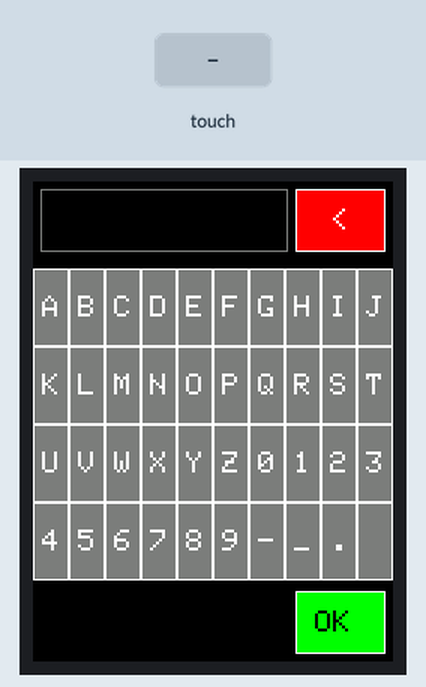
The sketch below on a simulated ESP32. Shown: 240×320 colour display. The inputs (shaded band) are chosen by the test bench. What the sketch prints to the serial monitor is not drawn.

Above: at 3.2 s.
3.3 s: screen touched at 13 % across, 30 % down
At 3.9 s:
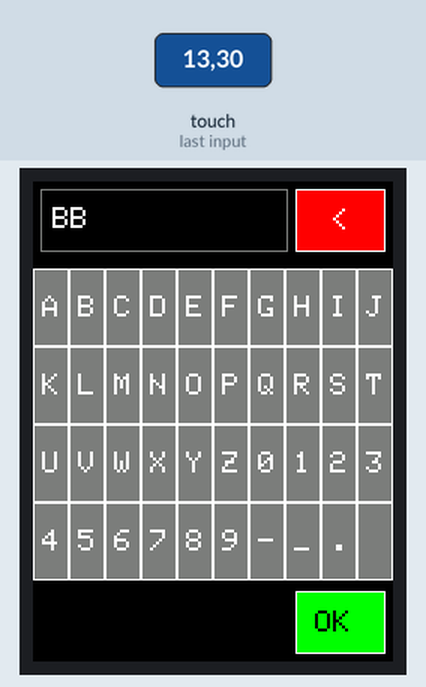
4.9 s: screen touched at 38 % across, 30 % down
At 6.2 s:
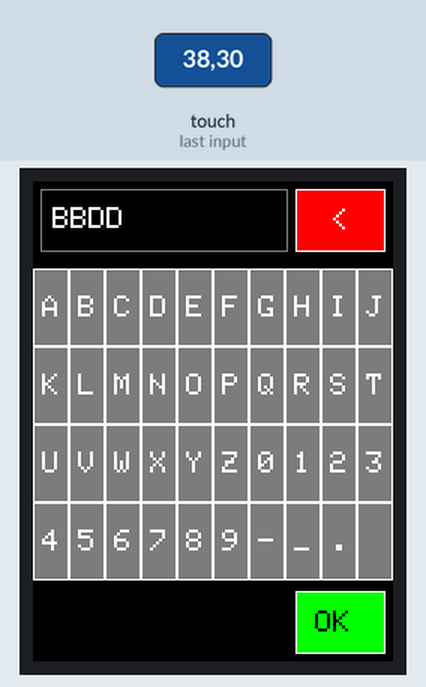
6.5 s: screen touched at 62 % across, 30 % down
At 7.6 s:
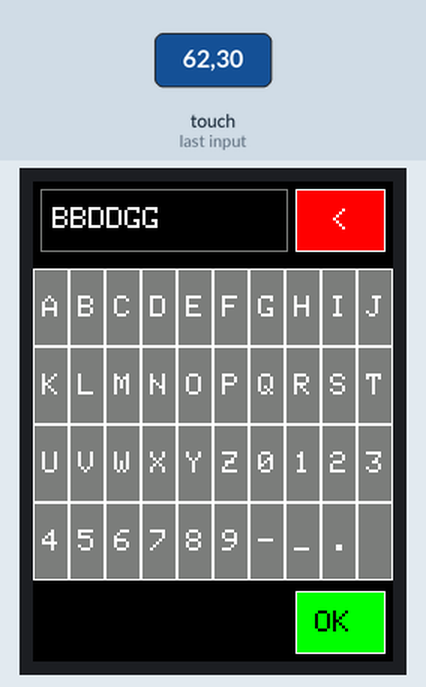
8.1 s: screen touched at 87 % across, 30 % down
At 8.9 s:
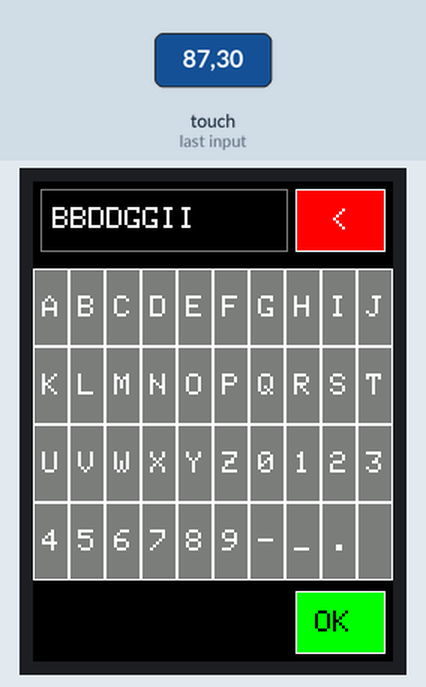
9.7 s: screen touched at 13 % across, 50 % down
At 10.2 s:
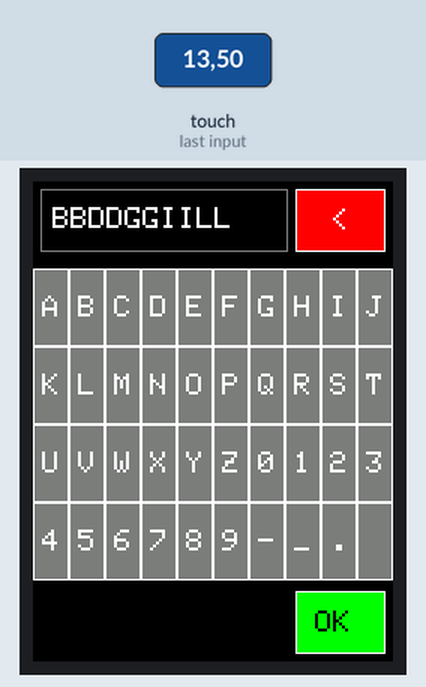
11.3 s: screen touched at 38 % across, 50 % down
At 12.6 s:
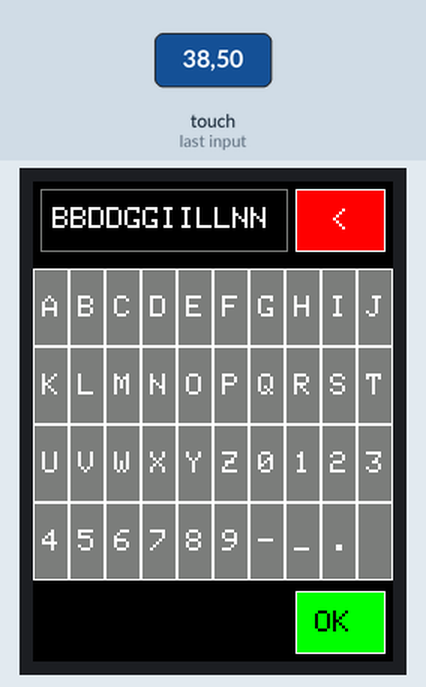
Timing chart, 0 to 13.9 s (numbered marks = the images above; inputs shaded):
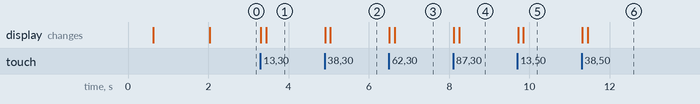

Measured:
- after the input at 3.3 s, the display: first changes at once (image 1 shows a later state)
- after the input at 4.9 s, the display: first changes at once (image 2 shows a later state)
- after the input at 6.5 s, the display: first changes at once (image 3 shows a later state)
- after the input at 8.1 s, the display: first changes at once (image 4 shows a later state)
- after the input at 9.7 s, the display: first changes at once (image 5 shows a later state)
- after the input at 11.3 s, the display: first changes at once (image 6 shows a later state)

The sketch:

KEYBOARD.ino
```cpp
#include <Arduino.h>
#include <TFT_eSPI.h>

#include "config.h"
#include "touch_calibration.h"
#include "keyboard.h"

// ============================================================
// TFT
// ============================================================

TFT_eSPI tft = TFT_eSPI();

// ============================================================
// ETAT
// ============================================================

bool keyboardStarted = false;

// ============================================================
// SETUP
// ============================================================

void setup()
{
    Serial.begin(115200);

    delay(300);

    Serial.println();
    Serial.println();
    Serial.println("================================");
    Serial.println("  3x0c3t BO4RD KEYBOARD");
    Serial.println("================================");

    // ========================================================
    // TFT
    // ========================================================

    Serial.println("[TFT] Initialisation...");

    tft.init();

    tft.setRotation(
        SCREEN_ROTATION
    );

    tft.fillScreen(
        COLOR_BLACK
    );

    Serial.println("[TFT] OK");

    // ========================================================
    // DIAGNOSTIC TFT
    // ========================================================

    Serial.println();
    Serial.println("[TFT] Configuration");

    Serial.print(
        "[TFT] Rotation = "
    );

    Serial.println(
        SCREEN_ROTATION
    );

    Serial.print(
        "[TFT] Taille attendue = "
    );

    Serial.print(
        SCREEN_WIDTH
    );

    Serial.print(
        " x "
    );

    Serial.println(
        SCREEN_HEIGHT
    );

    Serial.print(
        "[TFT] Taille reelle = "
    );

    Serial.print(
        tft.width()
    );

    Serial.print(
        " x "
    );

    Serial.println(
        tft.height()
    );

    if (
        tft.width() == SCREEN_WIDTH &&
        tft.height() == SCREEN_HEIGHT
    )
    {
        Serial.println(
            "[TFT] RESOLUTION OK"
        );
    }
    else
    {
        Serial.println(
            "[TFT] ERREUR RESOLUTION"
        );
    }

    // ========================================================
    // TEST VISUEL
    // ========================================================

    tft.fillScreen(
        COLOR_BLACK
    );

    tft.drawRect(
        0,
        0,
        SCREEN_WIDTH,
        SCREEN_HEIGHT,
        COLOR_WHITE
    );

    // Haut gauche
    tft.fillRect(
        0,
        0,
        20,
        20,
        COLOR_RED
    );

    // Haut droit
    tft.fillRect(
        SCREEN_WIDTH - 20,
        0,
        20,
        20,
        COLOR_GREEN
    );

    // Bas gauche
    tft.fillRect(
        0,
        SCREEN_HEIGHT - 20,
        20,
        20,
        COLOR_BLUE
    );

    // Bas droit
    tft.fillRect(
        SCREEN_WIDTH - 20,
        SCREEN_HEIGHT - 20,
        20,
        20,
        COLOR_YELLOW
    );

    tft.setTextColor(
        COLOR_WHITE,
        COLOR_BLACK
    );

    tft.setTextSize(2);

    tft.setCursor(
        35,
        30
    );

    tft.print(
        "TFT PORTRAIT"
    );

    tft.setCursor(
        35,
        55
    );

    tft.print(
        "ROTATION "
    );

    tft.print(
        SCREEN_ROTATION
    );

    tft.setCursor(
        35,
        80
    );

    tft.print(
        SCREEN_WIDTH
    );

    tft.print(
        " x "
    );

    tft.print(
        SCREEN_HEIGHT
    );

    delay(1200);

    // ========================================================
    // TOUCH
    // ========================================================

    Serial.println();
    Serial.println(
        "[TOUCH] Initialisation..."
    );

    touchCalibrationInit();

    Serial.println(
        "[TOUCH] OK"
    );

    // ========================================================
    // CALIBRATION DIRECTE
    // ========================================================

    Serial.println(
        "[TOUCH] Calibration automatique"
    );

    startTouchCalibration();

    // ========================================================
    // CLAVIER
    // ========================================================

    Serial.println(
        "[KEYBOARD] Initialisation"
    );

    keyboardInit();

    keyboardDraw();

    keyboardStarted = true;

    Serial.println(
        "[KEYBOARD] OK"
    );

    Serial.println();
    Serial.println(
        "[SYSTEM] Pret"
    );
}

// ============================================================
// LOOP
// ============================================================

void loop()
{
    uint16_t x = 0;
    uint16_t y = 0;

    // ========================================================
    // SECURITE
    // ========================================================

    if (!keyboardStarted)
    {
        return;
    }

    // ========================================================
    // TOUCH CALIBRE
    // ========================================================

    if (
        tft.getTouch(
            &x,
            &y,
            TOUCH_THRESHOLD
        )
    )
    {
        Serial.print(
            "[TOUCH] X="
        );

        Serial.print(
            x
        );

        Serial.print(
            " Y="
        );

        Serial.println(
            y
        );

        // ====================================================
        // SECURITE COORDONNEES
        // ====================================================

        if (
            x < SCREEN_WIDTH &&
            y < SCREEN_HEIGHT
        )
        {
            Serial.print(
                "[KEYBOARD TOUCH] X="
            );

            Serial.print(
                x
            );

            Serial.print(
                " Y="
            );

            Serial.println(
                y
            );

            keyboardUpdate(
                (int16_t)x,
                (int16_t)y
            );
        }

        delay(120);
    }
}
```

keyboard.cpp
```cpp
#include "keyboard.h"
#include "config.h"

#include <Arduino.h>
#include <TFT_eSPI.h>

// ============================================================
// TFT
// ============================================================

extern TFT_eSPI tft;

// ============================================================
// ETAT
// ============================================================

static KeyboardMode currentMode =
    KEYBOARD_ALPHA;

static String keyboardText;

// ============================================================
// TOUCHES ALPHA
// ============================================================

static const char* alphaKeys[KEYBOARD_ROWS][KEYBOARD_COLS] =
{
    {
        "A", "B", "C", "D", "E",
        "F", "G", "H", "I", "J"
    },

    {
        "K", "L", "M", "N", "O",
        "P", "Q", "R", "S", "T"
    },

    {
        "U", "V", "W", "X", "Y",
        "Z", "0", "1", "2", "3"
    },

    {
        "4", "5", "6", "7", "8",
        "9", "-", "_", ".", " "
    }
};

// ============================================================
// TOUCHES NUMERIQUES
// ============================================================

static const char* numericKeys[KEYBOARD_ROWS][KEYBOARD_COLS] =
{
    {
        "1", "2", "3", "4", "5",
        "6", "7", "8", "9", "0"
    },

    {
        "-", "+", "*", "/", "=",
        ".", ",", ":", ";", "_"
    },

    {
        "(", ")", "[", "]", "{",
        "}", "<", ">", "%", "#"
    },

    {
        "@", "!", "?", "$", "&",
        "'", "\"", " ", " ", " "
    }
};

// ============================================================
// TOUCHES SYMBOLS
// ============================================================

static const char* symbolKeys[KEYBOARD_ROWS][KEYBOARD_COLS] =
{
    {
        "!", "@", "#", "$", "%",
        "^", "&", "*", "(", ")"
    },

    {
        "-", "_", "+", "=",
        "/", "\\", "|", "<", ">",
        "~"
    },

    {
        "[", "]", "{", "}", "(",
        ")", "'", "\"", "`", "."
    },

    {
        ",", ";", ":", "?",
        " ", " ", " ", " ", " ", " "
    }
};

// ============================================================
// DIMENSIONS
// ============================================================

static int16_t keyWidth()
{
    return KEYBOARD_W /
           KEYBOARD_COLS;
}

static int16_t keyHeight()
{
    return KEYBOARD_HEIGHT /
           KEYBOARD_ROWS;
}

// ============================================================
// RECUPERATION TOUCHE
// ============================================================

static const char* getKey(
    uint8_t row,
    uint8_t col
)
{
    if (
        row >= KEYBOARD_ROWS ||
        col >= KEYBOARD_COLS
    )
    {
        return "";
    }

    switch (currentMode)
    {
        case KEYBOARD_ALPHA:
            return alphaKeys[row][col];

        case KEYBOARD_NUMERIC:
            return numericKeys[row][col];

        case KEYBOARD_SYMBOLS:
            return symbolKeys[row][col];

        default:
            return "";
    }
}

// ============================================================
// ZONE TEXTE
// ============================================================

static void drawInputArea()
{
    tft.fillRect(
        INPUT_X,
        INPUT_Y,
        INPUT_W,
        INPUT_H,
        COLOR_BLACK
    );

    tft.drawRect(
        INPUT_X,
        INPUT_Y,
        INPUT_W,
        INPUT_H,
        COLOR_GREY
    );

    tft.setTextColor(
        COLOR_WHITE,
        COLOR_BLACK
    );

    tft.setTextSize(
        KEYBOARD_TEXT_SIZE
    );

    tft.setCursor(
        INPUT_X + 8,
        INPUT_Y + 12
    );

    tft.print(
        keyboardText
    );
}

// ============================================================
// DELETE
// ============================================================

static void drawDeleteButton()
{
    tft.fillRect(
        BTN_DEL_X,
        BTN_DEL_Y,
        BTN_DEL_W,
        BTN_DEL_H,
        COLOR_RED
    );

    tft.drawRect(
        BTN_DEL_X,
        BTN_DEL_Y,
        BTN_DEL_W,
        BTN_DEL_H,
        COLOR_WHITE
    );

    tft.setTextColor(
        COLOR_WHITE,
        COLOR_RED
    );

    tft.setTextSize(2);

    tft.setCursor(
        BTN_DEL_X + 23,
        BTN_DEL_Y + 13
    );

    tft.print("<");
}

// ============================================================
// OK
// ============================================================

static void drawOKButton()
{
    tft.fillRect(
        BTN_OK_X,
        BTN_OK_Y,
        BTN_OK_W,
        BTN_OK_H,
        COLOR_GREEN
    );

    tft.drawRect(
        BTN_OK_X,
        BTN_OK_Y,
        BTN_OK_W,
        BTN_OK_H,
        COLOR_WHITE
    );

    tft.setTextColor(
        COLOR_BLACK,
        COLOR_GREEN
    );

    tft.setTextSize(2);

    tft.setCursor(
        BTN_OK_X + 13,
        BTN_OK_Y + 13
    );

    tft.print("OK");
}

// ============================================================
// DESSIN CLAVIER
// ============================================================

void keyboardDraw()
{
    tft.fillScreen(
        COLOR_BLACK
    );

    drawInputArea();

    drawDeleteButton();

    const int16_t width =
        keyWidth();

    const int16_t height =
        keyHeight();

    for (
        uint8_t row = 0;
        row < KEYBOARD_ROWS;
        row++
    )
    {
        for (
            uint8_t col = 0;
            col < KEYBOARD_COLS;
            col++
        )
        {
            const int16_t x =
                KEYBOARD_X +
                col * width;

            const int16_t y =
                KEYBOARD_Y +
                row * height;

            tft.fillRect(
                x + 1,
                y + 1,
                width - 2,
                height - 2,
                COLOR_GREY
            );

            tft.drawRect(
                x,
                y,
                width,
                height,
                COLOR_WHITE
            );

            const char* key =
                getKey(
                    row,
                    col
                );

            tft.setTextColor(
                COLOR_WHITE,
                COLOR_GREY
            );

            tft.setTextSize(2);

            const int16_t textWidth =
                strlen(key) * 12;

            const int16_t tx =
                x +
                (width - textWidth) / 2;

            const int16_t ty =
                y +
                (height - 16) / 2;

            tft.setCursor(
                tx,
                ty
            );

            tft.print(
                key
            );
        }
    }

    drawOKButton();
}

// ============================================================
// INITIALISATION
// ============================================================

void keyboardInit()
{
    Serial.println(
        "[KEYBOARD] Init"
    );

    keyboardText = "";

    currentMode =
        KEYBOARD_ALPHA;

    Serial.println(
        "[KEYBOARD] OK"
    );
}

void keyboardBegin()
{
    keyboardInit();

    keyboardDraw();
}

// ============================================================
// DELETE
// ============================================================

void keyboardDelete()
{
    if (
        keyboardText.length() > 0
    )
    {
        keyboardText.remove(
            keyboardText.length() - 1
        );
    }

    drawInputArea();

    Serial.print(
        "[KEYBOARD] TEXTE = \""
    );

    Serial.print(
        keyboardText
    );

    Serial.println(
        "\""
    );
}

// ============================================================
// VALIDATION
// ============================================================

void keyboardValidate()
{
    Serial.print(
        "[KEYBOARD] VALIDATION = "
    );

    Serial.println(
        keyboardText
    );
}

// ============================================================
// CLEAR
// ============================================================

void keyboardClear()
{
    keyboardText = "";

    drawInputArea();
}

// ============================================================
// TOUCH CLAVIER
// ============================================================

void keyboardUpdate(
    int16_t x,
    int16_t y
)
{
    Serial.print(
        "[KEYBOARD] X="
    );

    Serial.print(x);

    Serial.print(
        " Y="
    );

    Serial.println(y);

    // --------------------------------------------------------
    // DELETE
    // --------------------------------------------------------

    if (
        x >= BTN_DEL_X &&
        x < BTN_DEL_X + BTN_DEL_W &&
        y >= BTN_DEL_Y &&
        y < BTN_DEL_Y + BTN_DEL_H
    )
    {
        keyboardDelete();

        return;
    }

    // --------------------------------------------------------
    // OK
    // --------------------------------------------------------

    if (
        x >= BTN_OK_X &&
        x < BTN_OK_X + BTN_OK_W &&
        y >= BTN_OK_Y &&
        y < BTN_OK_Y + BTN_OK_H
    )
    {
        keyboardValidate();

        return;
    }

    // --------------------------------------------------------
    // CLAVIER
    // --------------------------------------------------------

    if (
        x < KEYBOARD_X ||
        x >= KEYBOARD_X + KEYBOARD_W ||
        y < KEYBOARD_Y ||
        y >= KEYBOARD_Y + KEYBOARD_HEIGHT
    )
    {
        return;
    }

    const int16_t width =
        keyWidth();

    const int16_t height =
        keyHeight();

    const uint8_t col =
        (
            x - KEYBOARD_X
        ) / width;

    const uint8_t row =
        (
            y - KEYBOARD_Y
        ) / height;

    if (
        row >= KEYBOARD_ROWS ||
        col >= KEYBOARD_COLS
    )
    {
        return;
    }

    const char* key =
        getKey(
            row,
            col
        );

    if (
        key == nullptr ||
        strlen(key) == 0
    )
    {
        return;
    }

    Serial.print(
        "[KEYBOARD] ROW="
    );

    Serial.print(row);

    Serial.print(
        " COL="
    );

    Serial.print(col);

    Serial.print(
        " KEY="
    );

    Serial.println(key);

    if (
        keyboardText.length() <
        KEYBOARD_MAX_LENGTH
    )
    {
        keyboardText += key;
    }

    drawInputArea();
}

// ============================================================
// MODE
// ============================================================

void keyboardSetMode(
    KeyboardMode mode
)
{
    currentMode = mode;

    keyboardDraw();
}

KeyboardMode keyboardGetMode()
{
    return currentMode;
}

// ============================================================
// TEXTE
// ============================================================

const String& keyboardGetText()
{
    return keyboardText;
}
```

keyboard.h
```cpp
#ifndef BO4RD_KEYBOARD_H
#define BO4RD_KEYBOARD_H

#include <Arduino.h>

// ============================================================
// MODES
// ============================================================

enum KeyboardMode
{
    KEYBOARD_ALPHA,
    KEYBOARD_NUMERIC,
    KEYBOARD_SYMBOLS
};

// ============================================================
// INITIALISATION
// ============================================================

void keyboardInit();

void keyboardBegin();

// ============================================================
// AFFICHAGE
// ============================================================

void keyboardDraw();

// ============================================================
// TOUCH
// ============================================================

void keyboardUpdate(
    int16_t x,
    int16_t y
);

// ============================================================
// COMMANDES
// ============================================================

void keyboardDelete();

void keyboardValidate();

void keyboardClear();

// ============================================================
// MODE
// ============================================================

void keyboardSetMode(
    KeyboardMode mode
);

KeyboardMode keyboardGetMode();

// ============================================================
// TEXTE
// ============================================================

const String& keyboardGetText();

#endif
```

Source omitted: touch_calibration.cpp (3977 bytes), touch_calibration.h (778 bytes), config.h (2426 bytes)
